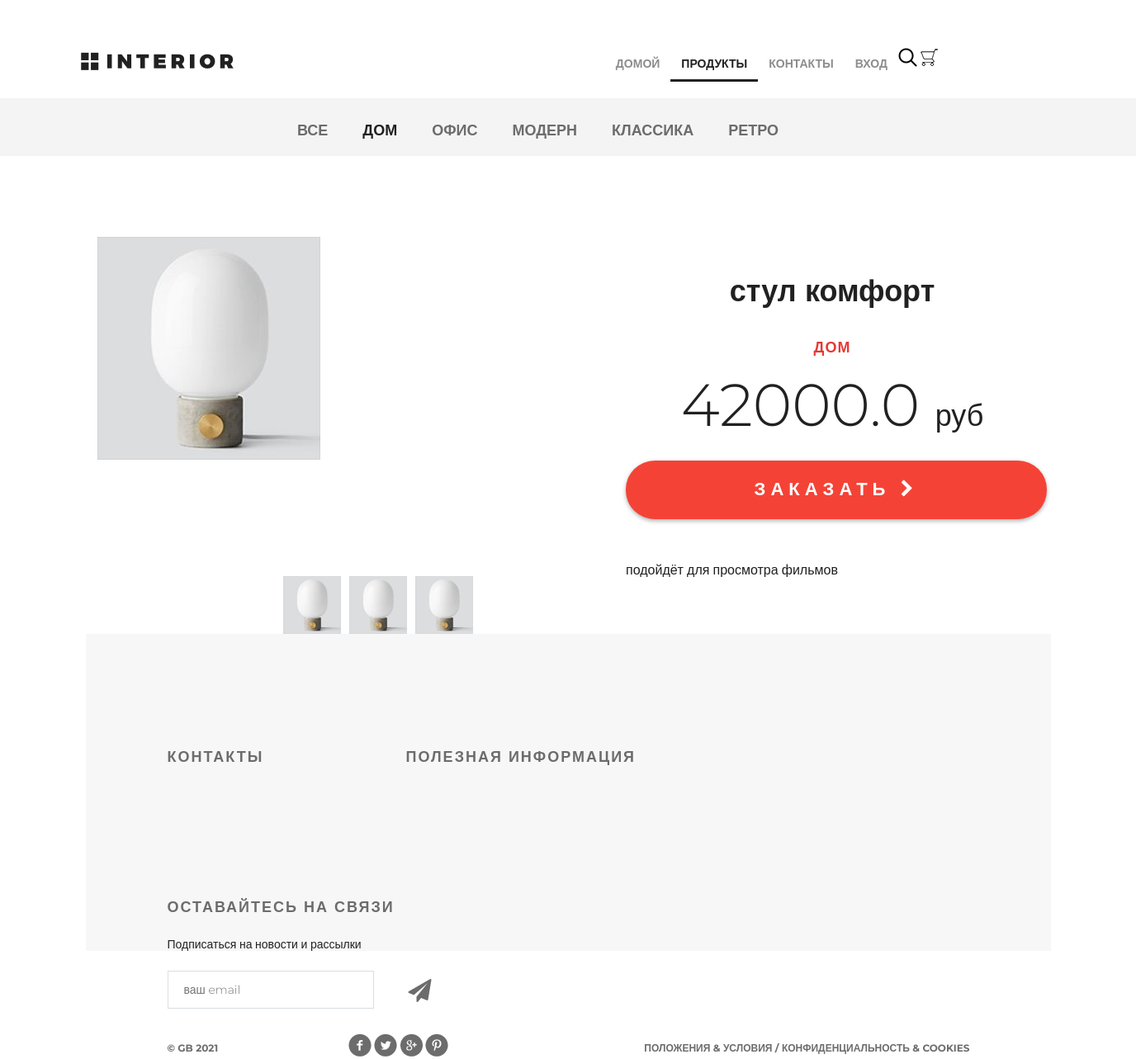
Page /products/product/1/ on the committed database.
### mainapp/models.py (models this page shows, shortened)
class ProductCategory(models.Model):
    name = models.CharField(max_length=64, unique=True, verbose_name='имя')
    description = models.TextField(verbose_name='описание', blank=True)
    is_active = models.BooleanField(verbose_name='активность', default=True)

class Product(models.Model):
    category = models.ForeignKey(ProductCategory, on_delete=models.CASCADE)
    name = models.CharField(max_length=128, verbose_name='имя')
    image = models.ImageField(upload_to='products_images', blank=True)
    short_desc = models.CharField(max_length=64, verbose_name='краткое описание', blank=True)
    description = models.TextField(blank=True, verbose_name='описание')
    price = models.DecimalField(verbose_name='цена', max_digits=8, decimal_places=2, default=0)
    quantity = models.PositiveSmallIntegerField(verbose_name='количество на складе', default=0)
    is_active = models.BooleanField(verbose_name='активность', default=True)

### mainapp/views.py (the view)
# urls.py: path('product/<int:pk>/', mainapp.product, name='product'),
def product(request, pk):
    title = 'продукт'
    content = {
        'title': title,
        'links_menu': ProductCategory.objects.all(),
        'product': get_object_or_404(Product, pk=pk),
    }
    return render(request, 'mainapp/product.html', content)

### mainapp/context_processors.py (called while the page is built)
def basket(request):
    print(f'context processor basket works')
    basket_list = []
    if request.user.is_authenticated:
        basket_list = Basket.objects.filter(user=request.user)
    return {
        'basket': basket_list
    }

### mainapp/templates/mainapp/product.html (shortened to what this page needs)
{% extends 'mainapp/base.html' %}
{% load static %}
{% block menu %}
    <div class="hero-white">
        <div class="header clearfix">
            {% include 'mainapp/includes/inc_menu.html' %}
        </div>
    </div>
    <div class="links clearfix">
        {% include 'mainapp/includes/inc_categories_menu.html' %}
    </div>
{% endblock %}
{% block content %}
    <div class="details">
        <div class="details-products">
            <div class="details-slider">
                <div class="slider-product">
                    <img src="/media/{{ product.image }}" alt="{{ product.short_desc }}">
                </div>
                <div class="slider-control">
                    <div class="block">
                        <a href="#">
                            <img src="/media/{{ product.image }}" alt="вариант 1">
                        </a>
                    </div>
                    <div class="block">
                        <a href="#">
                            <img src="/media/{{ product.image }}" alt="вариант 2">
                        </a>
                    </div>
                    <div class="block">
                        <a href="#">
                            <img src="/media/{{ product.image }}" alt="вариант 3">
                        </a>
                    </div>
                </div>
            </div>
            <div class="description">
                <h3 class="big-bold">{{ product.name }}</h3>
                <br>
                <h3 class="red">{{ product.category.name }}</h3>
                <p class="price">{{ product.price|floatformat:1 }} <span>руб</span></p>
                <a href="{% url 'basket:add' product.pk %}" class="red-button">
                    заказать <i class="fa fa-chevron-right" aria-hidden="true"></i>
                </a>
                <div class="description-text">
                    <p>
                        {{ product.description }}
                    </p>
                </div>
            </div>
        </div>
    </div>
{% endblock %}

### mainapp/templates/mainapp/includes/inc_categories_menu.html
<ul class="links-menu">
    <li>
        <a href="{% url 'mainapp:category' 0 %}" {% if request.resolver_match.kwargs.pk == 0 %}class="active" {% endif %}>
            все
        </a>
    </li>
    {% for link in links_menu %}
        <li>
            <a href="{% url 'mainapp:category' link.pk %}"
               {% if request.resolver_match.kwargs.pk == link.pk %}class="active" {% endif %}>
                {{ link.name }}
            </a>
        </li>
    {% endfor %}
</ul>

### static/css/style.css (style rules this page uses)
* { margin: 0; padding: 0; }
body { font-family: 'Montserrat', sans-serif; }
html, body { height: 100%; }
.slider-control .block a img { width: 70px; }
.clearfix:after { content: ""; display: block; clear: both; }
.big-bold { color: #212121; font-size: 36px; font-weight: 700; text-align: left; margin-bottom: 24px; line-height: 36px; }
.red { text-transform: uppercase; color: #e53935; font-size: 18px; font-weight: 700; text-align: left; letter-spacing: 1px; line-height: 17px; margin-bottom: 22px; }
.hero-white { background-color: #fff; height: 119px; padding-left: 98px; padding-right: 211px; position: relative; }
.links { height: 70px; background-color: #f4f4f4; position: relative; padding-left: 360px; }
.links-menu { margin: 27px auto 0px; position: absolute; }
.links-menu li { float: left; list-style-type: none; padding-right: 42px; }
.links-menu li a { text-decoration: none; color: #6c6c6c; font-size: 18px; font-weight: 700; text-transform: uppercase; }
.links-menu .active { color: #212121; font-size: 18px; font-weight: 700; }
.details-products { padding-left: 98px; padding-right: 98px; margin-top: 98px; height: 551px; }
.details-slider { width: 570px; float: left; margin-right: 30px; }
.slider-product { width: 570px; height: 400px; }
.slider-control { width: 420px; height: 70px; margin: 11px auto 0px; padding-left: 150px }
.slider-control .block { height: 70px; width: 70px; position: relative; float: left; margin-right: 10px; }
.description { width: 535px; float: right; padding-left: 35px }
.description .big-bold { color: #212121; font-size: 36px; font-weight: 700; text-align: center; margin-top: 47px; margin-bottom: 0px; }
.description .red { text-transform: uppercase; color: #e53935; font-size: 18px; font-weight: 700; text-align: center; letter-spacing: 1px; line-height: 17px; margin-top: 23px; margin-bottom: 36px; }
.description .price { color: #212121; font-size: 72px; font-weight: 300; line-height: 48px; text-align: center; }
.description .price span { color: #212121; font-size: 36px; font-weight: 300; line-height: 48px; text-align: center; }
.red-button { display: block; height: 71px; width: 510px; border-radius: 35px; background-color: #f44336; text-align: center; text-transform: uppercase; text-decoration: none; color: #ffffff; font-size: 22px; font-weight: 700; line-height: 24px; box-shadow: 0px 2px 4.85px 0.15px rgba(33, 33, 33, 0.35); line-height: 70px; letter-spacing: 6px; margin-top: 31px; }
.description-text { margin-top: 50px; color: #212121; font-size: 16px; font-weight: 300; line-height: 24px; text-align: left; }
.description-text p { margin-bottom: 0.5em; }

### rows in the picture
ProductCategory: name "ДОМ"
ProductCategory: name "ОФИС"
ProductCategory: name "МОДЕРН"
ProductCategory: name "КЛАССИКА"
ProductCategory: name "РЕТРО"
Product: image (picture), name "стул комфорт", category.name "ДОМ", price "42000.0", description "подойдёт для просмотра фильмов"
